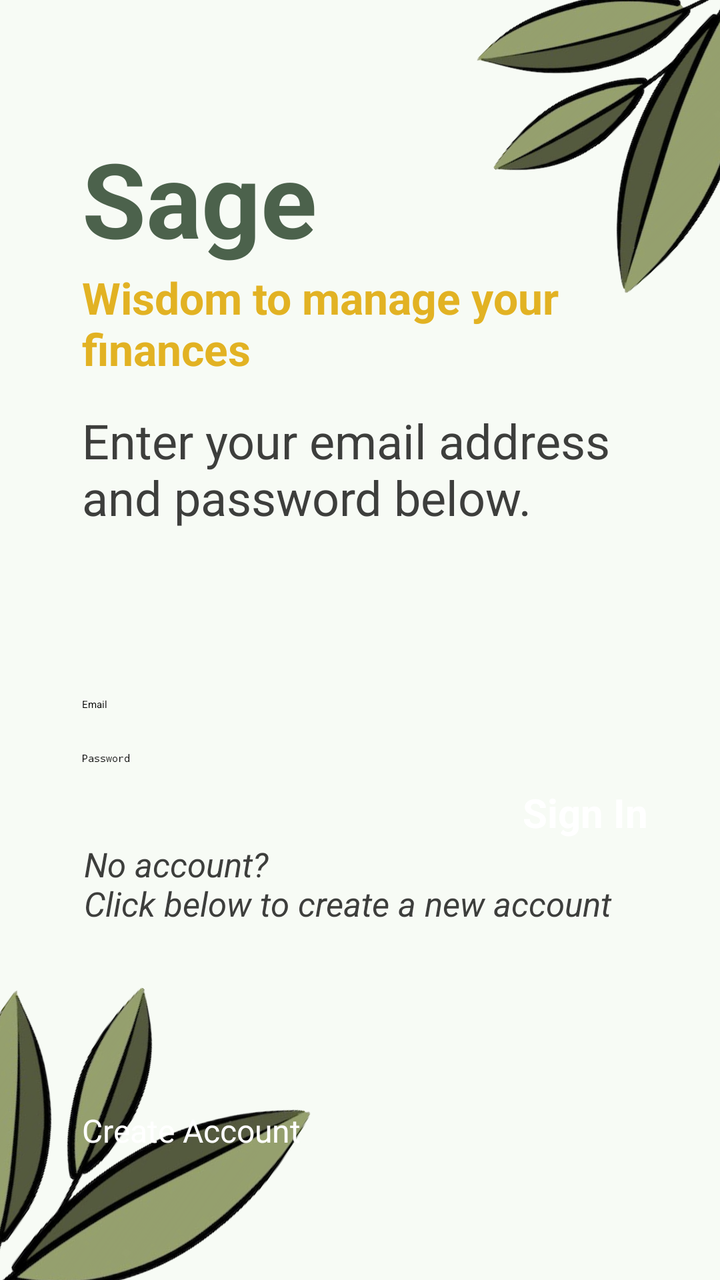
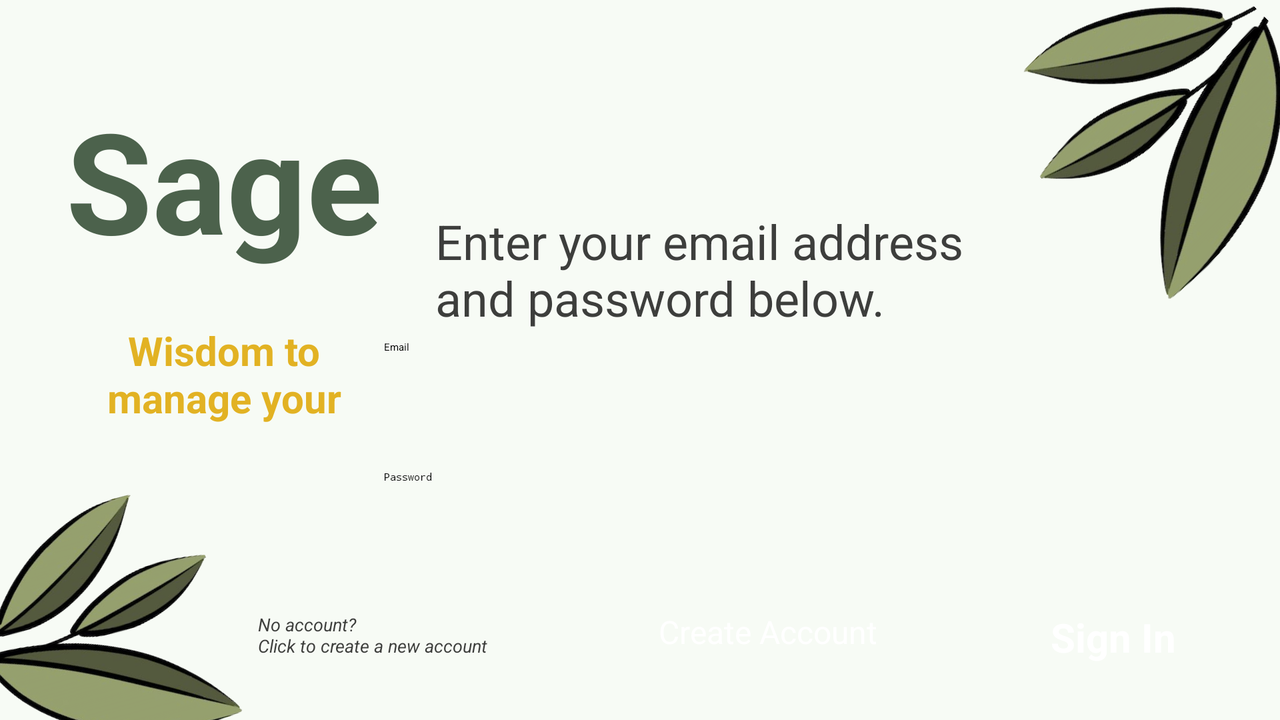

One screen, two layout resources from the same app: the default and the author's alternative for another configuration. Each is rendered where Android would select it; the XML of both is given below.
<!-- AndroidManifest.xml: application theme Theme.FinanceManagerApp -->
<!-- res/layout/activity_main.xml -->
<?xml version="1.0" encoding="utf-8"?>
<androidx.constraintlayout.widget.ConstraintLayout xmlns:android="http://schemas.android.com/apk/res/android"
    xmlns:app="http://schemas.android.com/apk/res-auto"
    xmlns:tools="http://schemas.android.com/tools"
    android:id="@+id/main"
    android:layout_width="match_parent"
    android:layout_height="match_parent"
    style="@style/layoutStyle"
    tools:context=".MainActivity">

    
    <ImageView
        android:id="@+id/stickerImage"
        android:layout_width="0dp"
        android:layout_height="0dp"
        android:src="@drawable/sage_logo_no_background"
        android:contentDescription="Sticker"
        android:rotation="225"
        android:translationY="-25dp"
        android:translationX="25dp"
        app:layout_constraintTop_toTopOf="parent"
        app:layout_constraintBottom_toBottomOf="@id/stickerTopLeftBottom"
        app:layout_constraintStart_toStartOf="@id/stickerTopLeftStart"
        app:layout_constraintEnd_toEndOf="parent" />
    <ImageView
        android:id="@+id/stickerImage2"
        android:layout_width="0dp"
        android:layout_height="0dp"
        android:src="@drawable/sage_logo_no_background"
        android:contentDescription="Sticker"
        android:rotation="35"
        android:scaleX="-1"
        android:translationY="25dp"
        android:translationX="-35dp"
        app:layout_constraintTop_toTopOf="@id/stickerBotLeftTop"
        app:layout_constraintBottom_toBottomOf="parent"
        app:layout_constraintStart_toStartOf="parent"
        app:layout_constraintEnd_toEndOf="@id/stickerBotLeftEnd"/>


    
    <androidx.constraintlayout.widget.Guideline
        android:id="@+id/guidelineHorizontalTop"
        android:layout_width="wrap_content"
        android:layout_height="wrap_content"
        android:orientation="horizontal"
        app:layout_constraintGuide_percent="0.1"/>
    <androidx.constraintlayout.widget.Guideline
        android:id="@+id/guidelineHorizontalBottom"
        android:layout_width="wrap_content"
        android:layout_height="wrap_content"
        android:orientation="horizontal"
        app:layout_constraintGuide_percent="0.9" />

    <androidx.constraintlayout.widget.Guideline
        android:id="@+id/guidelineVerticalLeft"
        android:layout_width="wrap_content"
        android:layout_height="wrap_content"
        android:orientation="vertical"
        app:layout_constraintGuide_begin="41dp" />
    <androidx.constraintlayout.widget.Guideline
        android:id="@+id/guidelineVerticalRight"
        android:layout_width="wrap_content"
        android:layout_height="wrap_content"
        android:orientation="vertical"
        app:layout_constraintGuide_percent="0.9" />
    <androidx.constraintlayout.widget.Guideline
        android:id="@+id/stickerBotLeftEnd"
        android:layout_width="wrap_content"
        android:layout_height="wrap_content"
        android:orientation="vertical"
        app:layout_constraintGuide_percent="0.46" />
    <androidx.constraintlayout.widget.Guideline
        android:id="@+id/stickerTopLeftStart"
        android:layout_width="wrap_content"
        android:layout_height="wrap_content"
        android:orientation="vertical"
        app:layout_constraintGuide_percent="0.6" />
    <androidx.constraintlayout.widget.Guideline
        android:id="@+id/stickerBotLeftTop"
        android:layout_width="wrap_content"
        android:layout_height="wrap_content"
        android:orientation="horizontal"
        app:layout_constraintGuide_percent="0.72" />
    <androidx.constraintlayout.widget.Guideline
        android:id="@+id/stickerTopLeftBottom"
        android:layout_width="wrap_content"
        android:layout_height="wrap_content"
        android:orientation="horizontal"
        app:layout_constraintGuide_percent="0.24" />

    <TextView
        android:id="@+id/appTitleTextView"
        style="@style/appTitleStyle"
        android:layout_width="0dp"
        android:layout_height="wrap_content"
        android:text="@string/appTitleLabel"
        android:minHeight="70dp"
        app:layout_constraintStart_toStartOf="@id/guidelineVerticalLeft"
        app:layout_constraintEnd_toEndOf="@id/guidelineVerticalRight"
        app:layout_constraintTop_toBottomOf="@id/guidelineHorizontalTop"
        app:layout_constraintBottom_toTopOf="@id/appTagLineTextView"/>
    <TextView
        android:id="@+id/appTagLineTextView"
        style="@style/appTagLineStyle"
        android:layout_width="0dp"
        android:layout_height="wrap_content"
        android:text="@string/appTagLineLabel"
        app:layout_constraintStart_toStartOf="@id/guidelineVerticalLeft"
        app:layout_constraintEnd_toEndOf="@id/guidelineVerticalRight"
        app:layout_constraintTop_toBottomOf="@id/appTagLineTextView"
        app:layout_constraintBottom_toTopOf="@id/instructionsTextView"/>

    <TextView
        android:id="@+id/instructionsTextView"
        android:layout_width="0dp"
        android:layout_height="0dp"
        android:text="@string/instructionsLabel"
        style="@style/instructionsTextStyle"
        android:layout_marginVertical="10dp"
        app:layout_constraintStart_toStartOf="@id/guidelineVerticalLeft"
        app:layout_constraintEnd_toEndOf="@id/guidelineVerticalRight"
        app:layout_constraintTop_toBottomOf="@id/appTagLineTextView"
        app:layout_constraintBottom_toTopOf="@id/emailInput"/>


    <EditText
        android:id="@+id/emailInput"
        android:layout_width="0dp"
        android:layout_height="wrap_content"
        android:autofillHints=""
        android:hint="@string/emailInputHint"
        android:layout_marginBottom="10dp"
        android:inputType="textEmailAddress"
        app:layout_constraintStart_toStartOf="@id/guidelineVerticalLeft"
        app:layout_constraintEnd_toEndOf="@id/guidelineVerticalRight"
        app:layout_constraintTop_toBottomOf="@id/instructionsTextView"
        app:layout_constraintBottom_toTopOf="@id/passwordInput"/>

    <EditText
        android:id="@+id/passwordInput"
        android:layout_width="0dp"
        android:layout_height="wrap_content"
        android:autofillHints=""
        android:hint="@string/passwordInputHint"
        android:layout_marginVertical="10dp"
        android:inputType="textPassword"
        app:layout_constraintStart_toStartOf="@id/guidelineVerticalLeft"
        app:layout_constraintEnd_toEndOf="@id/guidelineVerticalRight"
        app:layout_constraintTop_toBottomOf="@id/emailInput"
        app:layout_constraintBottom_toTopOf="@id/signInButton"/>

    <Button
        android:id="@+id/signInButton"
        android:layout_width="wrap_content"
        android:layout_height="wrap_content"
        android:text="@string/signInButtonText"
        style="@style/signInButton"
        app:backgroundTint="@null"
        app:layout_constraintEnd_toEndOf="@id/guidelineVerticalRight"
        app:layout_constraintTop_toBottomOf="@id/passwordInput"
        app:layout_constraintBottom_toTopOf="@id/noAccountTextView"/>

    <TextView
        android:id="@+id/noAccountTextView"
        android:layout_width="0dp"
        android:layout_height="0dp"
        android:text="@string/noAccountLabel"
        style="@style/noAccountTextStyle"
        app:layout_constraintStart_toStartOf="@id/guidelineVerticalLeft"
        app:layout_constraintEnd_toEndOf="@id/guidelineVerticalRight"
        app:layout_constraintTop_toBottomOf="@id/signInButton"
        app:layout_constraintBottom_toTopOf="@id/signUpButton"/>

    <Button
        android:id="@+id/signUpButton"
        android:layout_width="wrap_content"
        android:layout_height="wrap_content"
        android:text="@string/signUpButtonText"
        style="@style/signUpButton"
        app:backgroundTint="@null"
        app:layout_constraintStart_toStartOf="@id/guidelineVerticalLeft"
        app:layout_constraintTop_toBottomOf="@id/noAccountTextView"
        app:layout_constraintBottom_toTopOf="@id/guidelineHorizontalBottom"/>
    <ImageButton
        android:id="@+id/helpButton"
        android:layout_width="40dp"
        android:layout_height="40dp"
        style="@style/helpButton"
        app:backgroundTint="@null"
        android:src="@drawable/ic_question_mark"
        android:scaleType="fitCenter"
        android:padding="5dp"
        android:maxLines="2"
        android:layout_margin="10dp"
        android:contentDescription="@string/helpButtonDescription"
        app:layout_constraintTop_toBottomOf="@id/guidelineHorizontalBottom"
        app:layout_constraintEnd_toStartOf="@id/guidelineVerticalRight"/>

</androidx.constraintlayout.widget.ConstraintLayout>
<!-- resources referenced by this layout -->
<resources>
  <string name="appTagLineLabel">Wisdom to manage your finances</string>
  <string name="appTitleLabel">Sage</string>
  <string name="emailInputHint">Email</string>
  <string name="helpButtonDescription">Help</string>
  <string name="instructionsLabel">Enter your email address and password below.</string>
  <string name="noAccountLabel">No account? \nClick below to create a new account</string>
  <string name="passwordInputHint">Password</string>
  <string name="signInButtonText">Sign In</string>
  <string name="signUpButtonText">Create Account</string>
  <!-- from res/values-v26/ -->
  <style name="appTagLineStyle">
          <item name="android:autoSizeTextType">uniform</item>
          <item name="android:autoSizeMinTextSize">20sp</item>
          <item name="android:autoSizeMaxTextSize">30sp</item>
          <item name="android:minHeight">60dp</item>
          <item name="android:autoSizeStepGranularity">2sp</item>
          <item name="android:maxLines">2</item>
          <item name="android:textStyle">bold</item>
          <item name="android:gravity">start</item>
          <item name="android:textColor">@color/textAccentColor</item> 
      </style>
  <!-- from res/values-v26/ -->
  <style name="helpButton">
          <item name="android:background">@drawable/sign_in_button
          </item> 
          <item name="android:backgroundTint">@null</item>
          <item name="android:textColor">#FFFFFF</item>
          <item name="android:autoSizeTextType">uniform</item>
          <item name="android:autoSizeMinTextSize">8sp</item>
          <item name="android:autoSizeMaxTextSize">50sp</item>
          <item name="android:autoSizeStepGranularity">2sp</item>
          <item name="android:padding">1dp</item>
      </style>
  <!-- from res/values-v26/ -->
  <style name="instructionsTextStyle">
          <item name="android:autoSizeTextType">uniform</item>
          <item name="android:autoSizeMinTextSize">10sp</item>
          <item name="android:autoSizeMaxTextSize">25sp</item>
          <item name="android:autoSizeStepGranularity">2sp</item>
          <item name="android:maxLines">2</item>
          <item name="android:gravity">start</item>
          <item name="android:textColor">@color/textColor</item> 
      </style>
  <!-- from res/values-v26/ -->
  <style name="layoutStyle">
          <item name="android:background">@color/backgroundColor</item>
      </style>
  <!-- from res/values-v26/ -->
  <style name="noAccountTextStyle">
          <item name="android:autoSizeTextType">uniform</item>
          <item name="android:autoSizeMinTextSize">7sp</item>
          <item name="android:autoSizeMaxTextSize">20sp</item>
          <item name="android:autoSizeStepGranularity">2sp</item>
          <item name="android:maxLines">2</item>
          <item name="android:padding">1dp</item>
          <item name="android:gravity">start</item>
          <item name="android:textStyle">italic</item>
          <item name="android:textColor">@color/textColor</item> 
      </style>
  <!-- from res/values-v26/ -->
  <style name="signInButton">
          <item name="android:background">@drawable/sign_in_button</item> 
          <item name="android:backgroundTint">@null</item>
          <item name="android:textColor">#FFFFFF</item>
          <item name="android:textSize">20sp</item>
          <item name="android:textStyle">bold</item>
      </style>
  <!-- from res/values-v26/ -->
  <style name="signUpButton">
          <item name="android:background">@drawable/sign_in_button</item> 
          <item name="android:backgroundTint">@null</item>
          <item name="android:textColor">#FFFFFF</item>
          <item name="android:textSize">16sp</item>
      </style>
  <!-- from res/values-v26/ -->
  <color name="textAccentColor">#E2B223</color>
  <!-- from res/values-v26/ -->
  <color name="titleColor">#4C624C</color>
  <!-- from res/values-v26/ -->
  <color name="textColor">#3D3E3C</color>
  <!-- from res/values-v26/ -->
  <color name="backgroundColor">#F7FBF5</color>
</resources>
<!-- res/layout-land/activity_main.xml (the author's variant of the layout above) -->
<!-- drawn on the phone turned sideways -->
<?xml version="1.0" encoding="utf-8"?>
<androidx.constraintlayout.widget.ConstraintLayout xmlns:android="http://schemas.android.com/apk/res/android"
    xmlns:app="http://schemas.android.com/apk/res-auto"
    xmlns:tools="http://schemas.android.com/tools"
    android:id="@+id/main"
    android:layout_width="match_parent"
    android:layout_height="match_parent"
    style="@style/layoutStyle"
    tools:context=".MainActivity">

    
    <ImageView
        android:id="@+id/stickerImage"
        android:layout_width="0dp"
        android:layout_height="0dp"
        android:src="@drawable/sage_logo_no_background"
        android:contentDescription="Sticker"
        android:rotation="225"
        android:translationY="-15dp"
        android:translationX="15dp"
        app:layout_constraintTop_toTopOf="parent"
        app:layout_constraintBottom_toBottomOf="@id/stickerTopLeftBottom"
        app:layout_constraintStart_toStartOf="@id/stickerTopLeftStart"
        app:layout_constraintEnd_toEndOf="parent" />
    <ImageView
        android:id="@+id/stickerImage2"
        android:layout_width="0dp"
        android:layout_height="0dp"
        android:src="@drawable/sage_logo_no_background"
        android:contentDescription="Sticker"
        android:rotation="75"
        android:scaleX="-1"
        android:translationY="15dp"
        android:translationX="-15dp"
        app:layout_constraintTop_toTopOf="@id/stickerBotLeftTop"
        app:layout_constraintBottom_toBottomOf="parent"
        app:layout_constraintStart_toStartOf="parent"
        app:layout_constraintEnd_toEndOf="@id/stickerBotLeftEnd"/>
    
    <androidx.constraintlayout.widget.Guideline
        android:id="@+id/guidelineHorizontalTop"
        android:layout_width="wrap_content"
        android:layout_height="wrap_content"
        android:orientation="horizontal"
        app:layout_constraintGuide_percent="0.05"/>
    <androidx.constraintlayout.widget.Guideline
        android:id="@+id/guidelineHorizontalBottom"
        android:layout_width="wrap_content"
        android:layout_height="wrap_content"
        android:orientation="horizontal"
        app:layout_constraintGuide_percent="0.95" />

    <androidx.constraintlayout.widget.Guideline
        android:id="@+id/guidelineVerticalLeft"
        android:layout_width="wrap_content"
        android:layout_height="wrap_content"
        android:orientation="vertical"
        app:layout_constraintGuide_percent="0.05" />
    <androidx.constraintlayout.widget.Guideline
        android:id="@+id/guidelineVerticalRight"
        android:layout_width="wrap_content"
        android:layout_height="wrap_content"
        android:orientation="vertical"
        app:layout_constraintGuide_percent="0.95" />
    <androidx.constraintlayout.widget.Guideline
        android:id="@+id/guidelineVerticalTitleSpace"
        android:layout_width="wrap_content"
        android:layout_height="wrap_content"
        android:orientation="vertical"
        app:layout_constraintGuide_percent="0.3" />

    <androidx.constraintlayout.widget.Guideline
        android:id="@+id/stickerBotLeftEnd"
        android:layout_width="wrap_content"
        android:layout_height="wrap_content"
        android:orientation="vertical"
        app:layout_constraintGuide_percent="0.2" />
    <androidx.constraintlayout.widget.Guideline
        android:id="@+id/stickerTopLeftStart"
        android:layout_width="wrap_content"
        android:layout_height="wrap_content"
        android:orientation="vertical"
        app:layout_constraintGuide_percent="0.78" />
    <androidx.constraintlayout.widget.Guideline
        android:id="@+id/stickerBotLeftTop"
        android:layout_width="wrap_content"
        android:layout_height="wrap_content"
        android:orientation="horizontal"
        app:layout_constraintGuide_percent="0.66" />
    <androidx.constraintlayout.widget.Guideline
        android:id="@+id/stickerTopLeftBottom"
        android:layout_width="wrap_content"
        android:layout_height="wrap_content"
        android:orientation="horizontal"
        app:layout_constraintGuide_percent="0.4" />
    <androidx.constraintlayout.widget.Guideline
        android:id="@+id/instructionsStart"
        android:layout_width="wrap_content"
        android:layout_height="wrap_content"
        android:orientation="vertical"
        app:layout_constraintGuide_percent="0.34" />
    <androidx.constraintlayout.widget.Guideline
        android:id="@+id/noAccountTextEnd"
        android:layout_width="wrap_content"
        android:layout_height="wrap_content"
        android:orientation="vertical"
        app:layout_constraintGuide_percent="0.5" />
    <androidx.constraintlayout.widget.Guideline
        android:id="@+id/createAccountButEnd"
        android:layout_width="wrap_content"
        android:layout_height="wrap_content"
        android:orientation="vertical"
        app:layout_constraintGuide_percent="0.7" />
    <androidx.constraintlayout.widget.Guideline
        android:id="@+id/signInStart"
        android:layout_width="wrap_content"
        android:layout_height="wrap_content"
        android:orientation="vertical"
        app:layout_constraintGuide_percent="0.79" />


    <TextView
        android:id="@+id/appTitleTextView"
        style="@style/appTitleStyle"
        android:layout_width="0dp"
        android:layout_height="0dp"
        android:text="@string/appTitleLabel"
        android:gravity="center"
        app:layout_constraintStart_toStartOf="@id/guidelineVerticalLeft"
        app:layout_constraintEnd_toEndOf="@id/guidelineVerticalTitleSpace"
        app:layout_constraintTop_toBottomOf="@id/guidelineHorizontalTop"
        app:layout_constraintBottom_toTopOf="@id/appTaglineTextView"/>
    <TextView
        android:id="@+id/appTaglineTextView"
        style="@style/appTagLineStyle"
        android:layout_width="0dp"
        android:layout_height="0dp"
        android:text="@string/appTagLineLabel"
        android:gravity="center_horizontal"
        app:layout_constraintStart_toStartOf="@id/guidelineVerticalLeft"
        app:layout_constraintEnd_toEndOf="@id/guidelineVerticalTitleSpace"
        app:layout_constraintTop_toBottomOf="@id/appTitleTextView"
        app:layout_constraintBottom_toTopOf="@id/noAccountTextView"/>

    <TextView
        android:id="@+id/instructionsTextView"
        android:layout_width="0dp"
        android:layout_height="0dp"
        android:text="@string/instructionsLabel"
        style="@style/instructionsTextStyle"
        android:gravity="bottom"
        android:padding="0dp"
        app:layout_constraintStart_toStartOf="@id/instructionsStart"
        app:layout_constraintEnd_toEndOf="@id/stickerTopLeftStart"
        app:layout_constraintTop_toTopOf="parent"
        app:layout_constraintBottom_toTopOf="@id/emailInput"/>


    <EditText
        android:id="@+id/emailInput"
        android:layout_width="0dp"
        android:layout_height="wrap_content"
        android:autofillHints=""
        android:hint="@string/emailInputHint"
        android:minHeight="60dp"
        android:inputType="textEmailAddress"
        android:layout_marginVertical="5dp"
        app:layout_constraintStart_toStartOf="@id/guidelineVerticalTitleSpace"
        app:layout_constraintEnd_toEndOf="@id/guidelineVerticalRight"
        app:layout_constraintTop_toBottomOf="@id/instructionsTextView"
        app:layout_constraintBottom_toTopOf="@id/passwordInput"/>

    <EditText
        android:id="@+id/passwordInput"
        android:layout_width="0dp"
        android:layout_height="wrap_content"
        android:autofillHints=""
        android:hint="@string/passwordInputHint"
        android:minHeight="60dp"
        android:inputType="textPassword"
        app:layout_constraintStart_toStartOf="@id/guidelineVerticalTitleSpace"
        app:layout_constraintEnd_toEndOf="@id/guidelineVerticalRight"
        app:layout_constraintTop_toBottomOf="@id/emailInput"
        app:layout_constraintBottom_toTopOf="@id/signInButton"/>

    <Button
        android:id="@+id/signInButton"
        android:layout_width="wrap_content"
        android:layout_height="wrap_content"
        android:text="@string/signInButtonText"
        style="@style/signInButton"
        app:backgroundTint="@null"
        android:layout_marginVertical="10dp"
        app:layout_constraintStart_toStartOf="@id/signInStart"
        app:layout_constraintEnd_toEndOf="@id/guidelineVerticalRight"
        app:layout_constraintTop_toBottomOf="@id/passwordInput"
        app:layout_constraintBottom_toBottomOf="@id/guidelineHorizontalBottom"/>

    <TextView
        android:id="@+id/noAccountTextView"
        android:layout_width="0dp"
        android:layout_height="0dp"
        android:text="@string/noAccountLabelLand"
        android:minWidth="250dp"
        style="@style/noAccountTextStyle"
        android:layout_marginVertical="10dp"
        app:layout_constraintStart_toStartOf="@id/stickerBotLeftEnd"
        app:layout_constraintTop_toBottomOf="@id/passwordInput"
        app:layout_constraintEnd_toEndOf="@id/noAccountTextEnd"
        app:layout_constraintBottom_toBottomOf="@id/guidelineHorizontalBottom"/>

    <Button
        android:id="@+id/signUpButton"
        android:layout_width="wrap_content"
        android:layout_height="0dp"
        android:text="@string/signUpButtonText"
        style="@style/signUpButton"
        app:backgroundTint="@null"
        app:layout_constraintStart_toEndOf="@id/noAccountTextView"
        app:layout_constraintTop_toTopOf="@id/noAccountTextView"
        app:layout_constraintEnd_toEndOf="@id/createAccountButEnd"
        app:layout_constraintBottom_toBottomOf="@id/noAccountTextView"/>
    <ImageButton
        android:id="@+id/helpButton"
        android:layout_width="40dp"
        android:layout_height="40dp"
        style="@style/helpButton"
        app:backgroundTint="@null"
        android:src="@drawable/ic_question_mark"
        android:scaleType="fitCenter"
        android:padding="5dp"
        android:maxLines="2"
        android:layout_margin="15dp"
        android:contentDescription="@string/helpButtonDescription"
        app:layout_constraintTop_toTopOf="parent"
        app:layout_constraintStart_toStartOf="parent"/>

</androidx.constraintlayout.widget.ConstraintLayout>
<!-- resources referenced by the variant -->
<!-- as the phone turned sideways resolves them -->
<resources>
  <string name="appTagLineLabel">Wisdom to manage your finances</string>
  <string name="appTitleLabel">Sage</string>
  <string name="emailInputHint">Email</string>
  <string name="helpButtonDescription">Help</string>
  <string name="instructionsLabel">Enter your email address and password below.</string>
  <string name="noAccountLabelLand">No account? \nClick to create a new account</string>
  <string name="passwordInputHint">Password</string>
  <string name="signInButtonText">Sign In</string>
  <string name="signUpButtonText">Create Account</string>
  <!-- from res/values-v26/ -->
  <style name="appTagLineStyle">
          <item name="android:autoSizeTextType">uniform</item>
          <item name="android:autoSizeMinTextSize">20sp</item>
          <item name="android:autoSizeMaxTextSize">30sp</item>
          <item name="android:minHeight">60dp</item>
          <item name="android:autoSizeStepGranularity">2sp</item>
          <item name="android:maxLines">2</item>
          <item name="android:textStyle">bold</item>
          <item name="android:gravity">start</item>
          <item name="android:textColor">@color/textAccentColor</item> 
      </style>
  <!-- from res/values-v26/ -->
  <style name="helpButton">
          <item name="android:background">@drawable/sign_in_button
          </item> 
          <item name="android:backgroundTint">@null</item>
          <item name="android:textColor">#FFFFFF</item>
          <item name="android:autoSizeTextType">uniform</item>
          <item name="android:autoSizeMinTextSize">8sp</item>
          <item name="android:autoSizeMaxTextSize">50sp</item>
          <item name="android:autoSizeStepGranularity">2sp</item>
          <item name="android:padding">1dp</item>
      </style>
  <!-- from res/values-v26/ -->
  <style name="instructionsTextStyle">
          <item name="android:autoSizeTextType">uniform</item>
          <item name="android:autoSizeMinTextSize">10sp</item>
          <item name="android:autoSizeMaxTextSize">25sp</item>
          <item name="android:autoSizeStepGranularity">2sp</item>
          <item name="android:maxLines">2</item>
          <item name="android:gravity">start</item>
          <item name="android:textColor">@color/textColor</item> 
      </style>
  <!-- from res/values-v26/ -->
  <style name="layoutStyle">
          <item name="android:background">@color/backgroundColor</item>
      </style>
  <!-- from res/values-v26/ -->
  <style name="noAccountTextStyle">
          <item name="android:autoSizeTextType">uniform</item>
          <item name="android:autoSizeMinTextSize">7sp</item>
          <item name="android:autoSizeMaxTextSize">20sp</item>
          <item name="android:autoSizeStepGranularity">2sp</item>
          <item name="android:maxLines">2</item>
          <item name="android:padding">1dp</item>
          <item name="android:gravity">start</item>
          <item name="android:textStyle">italic</item>
          <item name="android:textColor">@color/textColor</item> 
      </style>
  <!-- from res/values-v26/ -->
  <style name="signInButton">
          <item name="android:background">@drawable/sign_in_button</item> 
          <item name="android:backgroundTint">@null</item>
          <item name="android:textColor">#FFFFFF</item>
          <item name="android:textSize">20sp</item>
          <item name="android:textStyle">bold</item>
      </style>
  <!-- from res/values-v26/ -->
  <style name="signUpButton">
          <item name="android:background">@drawable/sign_in_button</item> 
          <item name="android:backgroundTint">@null</item>
          <item name="android:textColor">#FFFFFF</item>
          <item name="android:textSize">16sp</item>
      </style>
  <!-- from res/values-v26/ -->
  <color name="textAccentColor">#E2B223</color>
  <!-- from res/values-v26/ -->
  <color name="titleColor">#4C624C</color>
  <!-- from res/values-v26/ -->
  <color name="textColor">#3D3E3C</color>
  <!-- from res/values-v26/ -->
  <color name="backgroundColor">#F7FBF5</color>
</resources>
